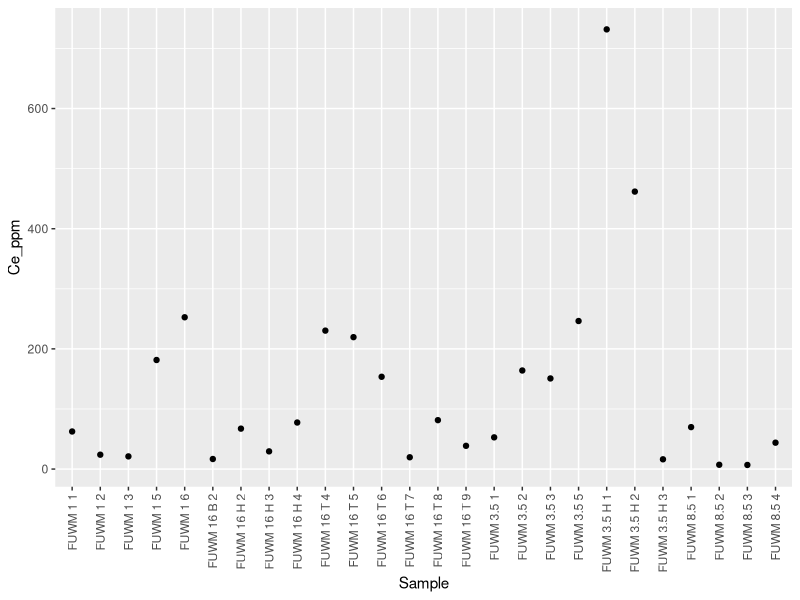
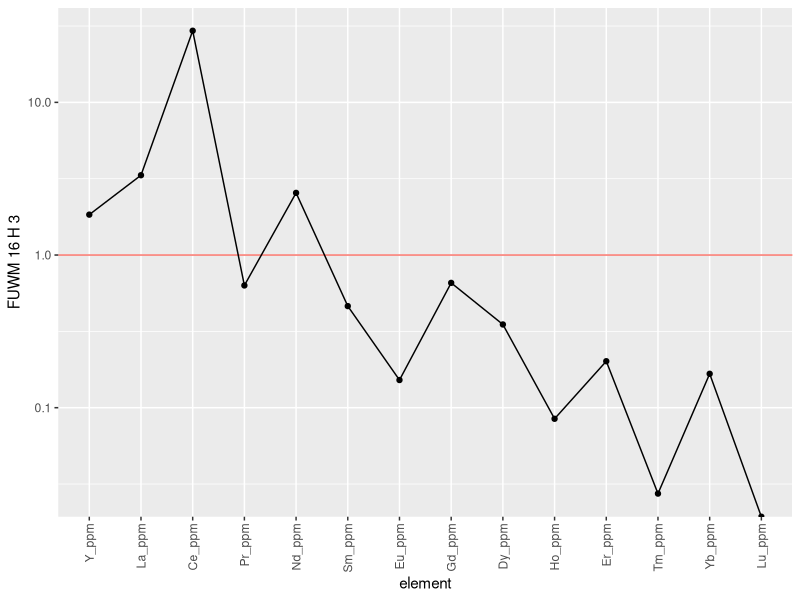
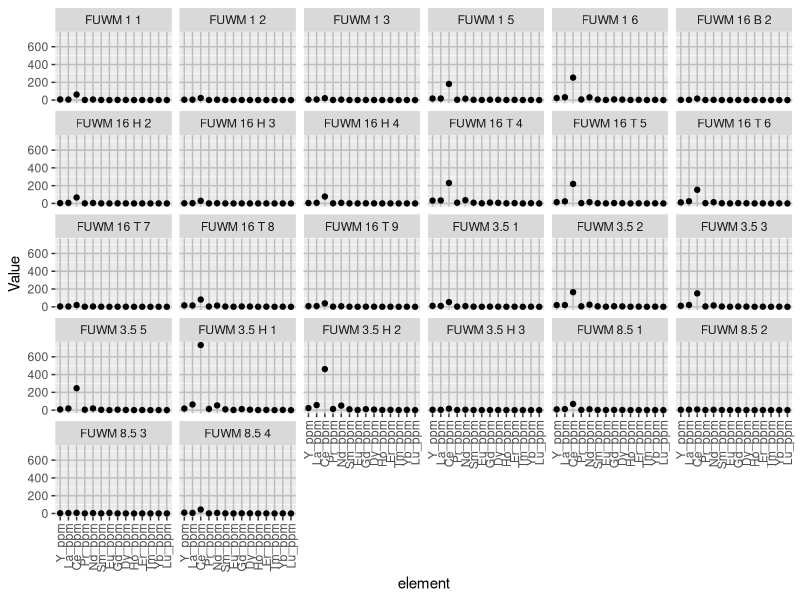
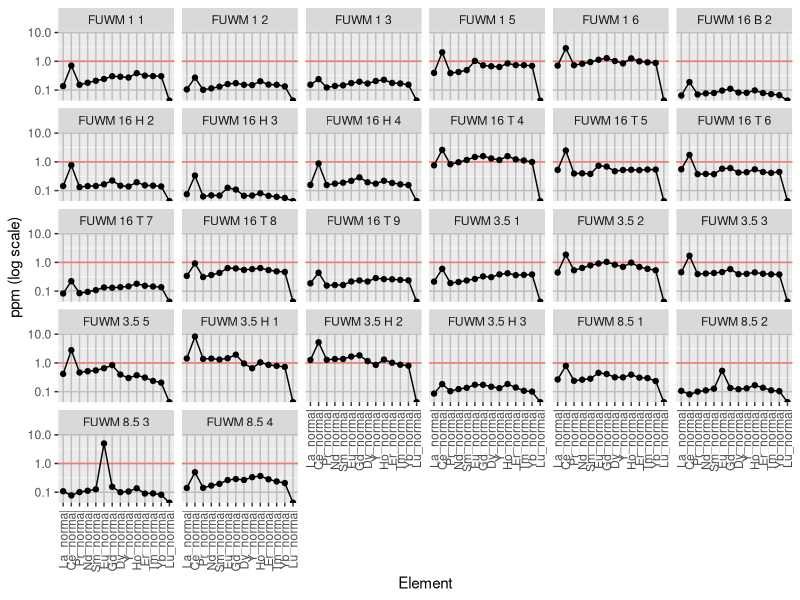
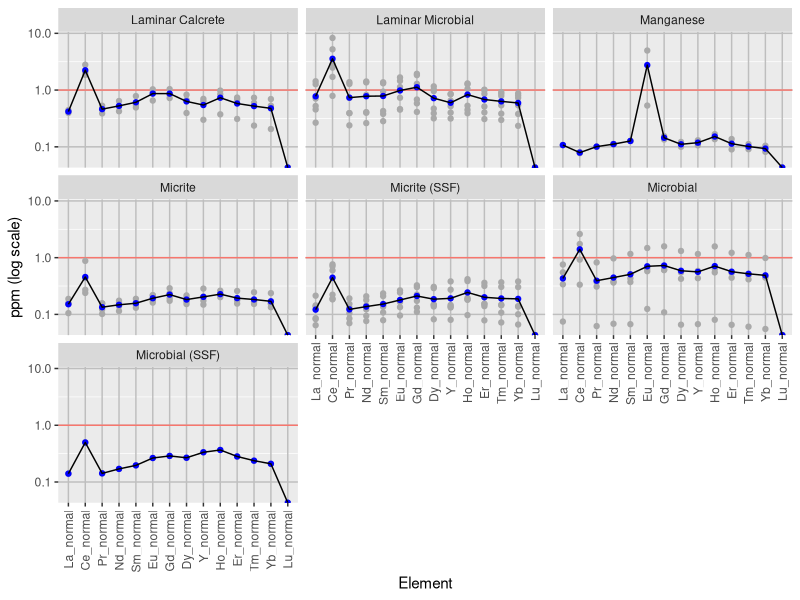
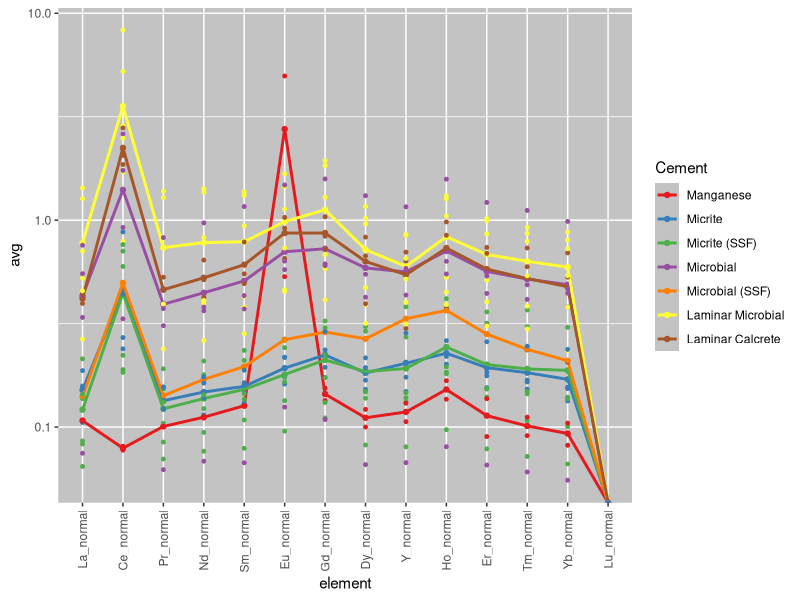

These figures' R source, in order:
## ---- chunk 1
knitr::opts_chunk$set(echo = TRUE)
library(tidyverse)
library("readxl")

all_data <- read_excel("ree_data_r.xlsx", 1)
cement_data <- read_excel("ree_data_r.xlsx", 2)
## ---- chunk 2
ree_data <- all_data %>%
  select("Sample", "Y_ppm", "La_ppm", "Ce_ppm", "Pr_ppm", "Nd_ppm", "Sm_ppm", "Eu_ppm",  "Gd_ppm","Dy_ppm", "Ho_ppm", "Er_ppm", "Tm_ppm", "Yb_ppm", "Lu_ppm") #filter out non REY elements\
ree_data <- data.frame(t(ree_data[-1])) #transpose and remove first row containing sample names
colnames(ree_data) <- all_data$Sample #rename column names with sample names
ree_data <- tibble::rownames_to_column(ree_data, "element") %>%
  mutate(element = fct_inorder(element)) #order elements
## ---- chunk 3
ree_data2 <- ree_data %>%
  pivot_longer(-element, names_to = "Sample", values_to = "Value") #pivot data to have each element value as observation
## ---- chunk 4
attach(all_data)
normalize <- all_data %>%
  select("Sample", "La_ppm", "Ce_ppm", "Pr_ppm", "Nd_ppm", "Sm_ppm", "Eu_ppm",  "Gd_ppm","Dy_ppm", "Y_ppm",  "Ho_ppm", "Er_ppm", "Tm_ppm", "Yb_ppm", "Lu_ppm") %>% #filter out non REY elements
  mutate(Y_normal = Y_ppm/27.31, La_normal = La_ppm/44.56, Ce_normal = Ce_ppm/88.25, Pr_normal = Pr_ppm/10.15, Nd_normal = Nd_ppm/37.32, Sm_normal = Sm_ppm/6.884, Eu_normal = Eu_ppm/1.215, Gd_normal = Gd_ppm/6.043, Dy_normal = Dy_ppm/5.325, Ho_normal = Ho_ppm/1.052, Er_normal = Er_ppm/3.075, Tm_normal = Tm_ppm/0.4510, Yb_normal = Yb_ppm/3.012, Lu_normal = Lu_ppm/0.4386) %>% #normalize values using PAAS data from Pourmand et al. 2012
    select("Sample", "La_normal", "Ce_normal", "Pr_normal", "Nd_normal", "Sm_normal", "Eu_normal",  "Gd_normal","Dy_normal", "Y_normal", "Ho_normal", "Er_normal", "Tm_normal", "Yb_normal", "Lu_normal") %>% #filter out non normalized values
  left_join(cement_data, by = c("Sample" = "Sample")) #attach cement to each observation

normal <- data.frame(t(normalize[2:15]))#transpose and remove first row containing sample names and cement row
colnames(normal) <- all_data$Sample #rename column names with sample names
normal <- tibble::rownames_to_column(normal, "element") %>%
  mutate(element = fct_inorder(element)) %>% #order elements
  pivot_longer(-element, names_to = "Sample", values_to = "Value") %>% #pivot data to have each element value as observation
  left_join(cement_data, by = c("Sample" = "Sample")) #attach cement to each observation
## ---- chunk 5
anomaly <- normalize %>%
  mutate(
    Ce_anomaly = Ce_normal/(Pr_normal^2/Nd_normal),
    Y_Ho_ratio = Y_normal/Ho_normal,
    Eu_anomaly = (2*Eu_normal)/(Sm_normal + Gd_normal),
    BSI = (2*(Sm_normal + Gd_normal + Dy_normal)/3)/((La_normal +Pr_normal + Nd_normal)/3+(Ho_normal + Er_normal +Tm_normal +Yb_normal +Lu_normal)/5)) %>%
  group_by(Cement) %>%
  summarise(
    Ce_mean = mean(Ce_anomaly),
    Ce_sd = sd(Ce_anomaly),
    Ce_max = max(Ce_anomaly),
    Ce_min = min(Ce_anomaly),
    YH_mean = mean(Y_Ho_ratio),
    YH_sd = sd(Y_Ho_ratio),
    YH_max = max(Y_Ho_ratio),
    YH_min = min(Y_Ho_ratio),
    Eu_mean = mean(Eu_anomaly),
    Eu_sd = sd(Eu_anomaly),
    Eu_max = max(Eu_anomaly),
    Eu_min = min(Eu_anomaly),
    BSI_mean = mean(BSI),
    BSI_sd = sd(BSI),
    BSI_max = max(BSI),
    BSI_min = min(BSI)
  )
## ---- chunk 6
cement_avg <- normal %>%
  group_by(Cement, element) %>%
  summarise(
    n = n(),
    avg = mean(Value),
    sd = sd(Value)
  )
cement_avg$Cement <- factor(cement_avg$Cement, levels = c("Spar", "Microspar", "Manganese", "Micrite", "Micrite (SSF)", "Micrite (spicule)", "Microbial", "Microbial (SSF)", "Laminar Microbial", "Laminar Microbial (Strom)", "Laminar Microbial (sponge)", "Laminar Calcrete"))
## ---- chunk 7
element_plot <- ggplot(all_data, aes(x = Sample, y = Ce_ppm)) + #change y to element of choice
  geom_point() +
  scale_x_discrete(guide = guide_axis(angle = 90))
element_plot
## ---- chunk 8
ree_plot <- ggplot(ree_data, aes(x = element, y = `FUWM 16 H 3`, group = 1)) + #change y to sample of choice
  geom_hline(aes(yintercept = 1, color = "red"), show.legend = FALSE) +
  geom_line() +
  geom_point() +
  scale_y_log10() +
  scale_x_discrete(guide = guide_axis(angle = 90))
ree_plot
## ---- chunk 9
ree_plot2 <- ggplot(ree_data2, aes(x = element, y = Value)) + #non normalized spider plots all samples
  geom_point() +
  scale_x_discrete(guide = guide_axis(angle = 90)) +
  theme(
    panel.grid.major = element_line(
      color = "gray"
    )
    ) +
  facet_wrap(vars(Sample)) 
ree_plot2
## ---- chunk 10
normal_plot <- ggplot(normal, aes(x = element, y = Value, group = 1)) + #normalized spider plots all samples
  geom_hline(aes(yintercept = 1, color = "red"), show.legend = FALSE) +
  geom_line() +
  geom_point() +
  scale_x_discrete(guide = guide_axis(angle = 90)) +
  scale_y_log10() +
  theme(panel.grid.major = element_line(color = "gray")) +
  ylab("ppm (log scale)") +
  xlab("Element") +
  facet_wrap(vars(Sample)) 
normal_plot
## ---- chunk 11
normal_plot <- ggplot(cement_avg, aes(x = element, y = avg, group = 1)) + #normalized spider plots all cements
  geom_hline(aes(yintercept = 1, color = "red"), show.legend = FALSE) +
  geom_point(data = normal, aes(x = element, y = Value), color = "darkgray") +
  geom_point(colour = "blue") +
  geom_line(aes(group = Cement)) +
  scale_x_discrete(guide = guide_axis(angle = 90)) +
  scale_y_log10() +
  theme(panel.grid.major = element_line(color = "gray")) +
  ylab("ppm (log scale)") +
  xlab("Element") +
  facet_wrap(vars(Cement)) 
normal_plot
## ---- chunk 12
cement_aio <- ggplot(cement_avg, aes(x = element, y = avg, color = Cement)) + #attempt at making a single spider plot with all samples
  geom_point() +
  geom_line(aes(group = Cement), size = 1) +
  #geom_errorbar(aes(ymin = avg - sd, ymax = avg + sd), size = .5) +
  geom_point(data = normal, aes(x = element, y = Value, color = Cement), size = 1) +
  scale_x_discrete(guide = guide_axis(angle = 90)) +
  scale_y_log10() +
  scale_color_brewer(palette = "Set1") +
  theme(
    #panel.grid.major = element_line(color = "white",),
   panel.background = element_rect(fill = "#C3C3C3"),
    legend.key = element_rect(fill = "#C3C3C3")
    )
cement_aio
